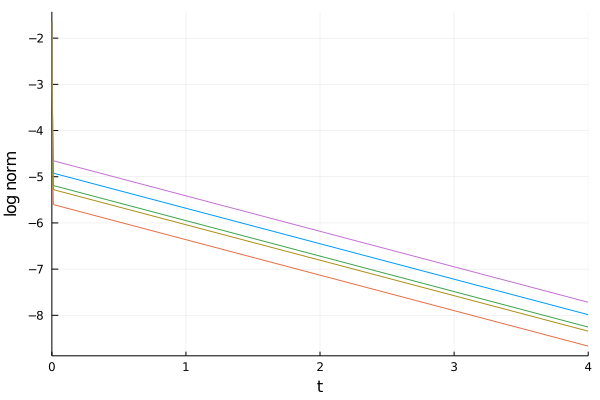

Source code (Julia):
include("DenseSync.jl")
using FFTW
using LinearAlgebra
using Plots
gr()

function rungekutta(func, θ0, δt, tmax, rec_func)
    ans = []
    for _ in 1:tmax÷δt
        k1 = func(θ0)
        k2 = func(θ0 + 0.5*δt*k1)
        k3 = func(θ0 + 0.5*δt*k2)
        k4 = func(θ0 + δt*k3)
        θ0 += δt*(k1 + 2k2 + 2k3 + k4)/6.0
        append!(ans, rec_func(θ0))
    end
    return ans
end
    
function DenseSyncODE(ds::DenseSync, δt, tmax)
    x = append!([0], copy(ds.x))
    y = fft(x)
    function ODEVec(θs)
        es = exp.(1im*θs)
        return imag.(conj.(es).*(ifft(y.*fft(es))))
    end
    N = ds.N
    θ_twisted = [2π*l*ds.p/N for l in 0:N-1]
    function TwistedNorm(θs)
        vec = mod2pi.(θs - θ_twisted)
        vec = [(x≥π ? 2π-x : x) for x in vec]
        return norm(vec)
    end
    # initial value
    σ = 0.1π
    noises = σ*randn(N)/√(N)
    noises = noises .- sum(noises)/N
    θ0 = θ_twisted + noises
    return rungekutta(ODEVec, θ0, δt, tmax, TwistedNorm)
end

N, p = 1900, 100
ds = exact_sol(N, p)

δt, tmax = 10^(-3), 4
ts = [i*δt for i in 1:tmax÷δt]
norms = [DenseSyncODE(ds, δt, tmax) for _ in 1:5]
plot(
    ts, [log.(norm) for norm in norms],
    xlims=(0, 4), label=false,
    xlabel="t", ylabel="log norm"
)
savefig("ode.png")
